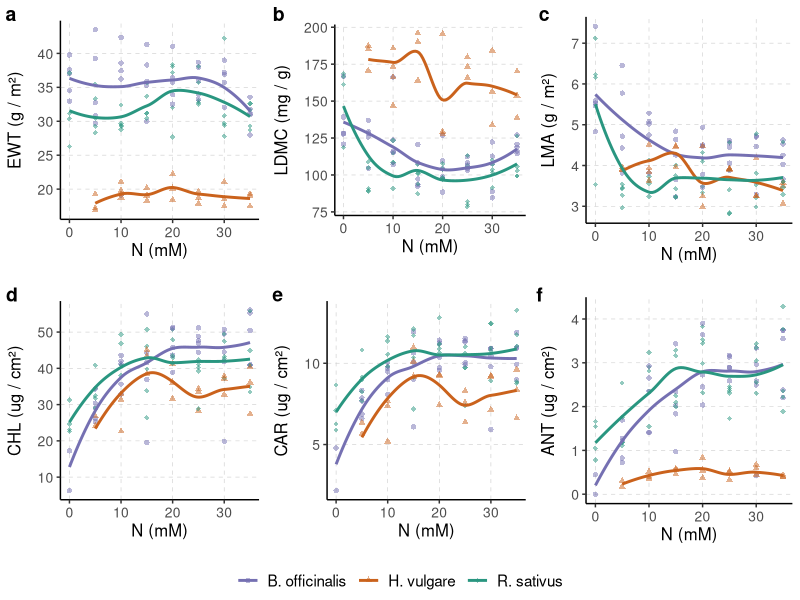

Recreate this plot in R.
##' Create small multiples of different structural
##' and biochemical traits responding to nitrogen.
##' 
##' @author: Nathan D. Malamud
##' @date: 2021-11-11

library(tidyverse)
library(ggplot2)
library(ggpubr)

# Load data for traits
# REMINDER: Set Working Directory -> Source File Location
data <- read_csv("./data/traits.csv")

# Define colors for each species
josef_colors <- c("R. sativus" = "#299680", "B. officinalis" = "#7570b2", "H. vulgare" = "#ca621c")

# Define the custom theme with a fixed aspect ratio
custom_theme <- theme_classic() +  # Start with a minimal theme
  theme(
    text = element_text(family = "sans", size = 12),  # Set font family and size
    axis.title.x = element_text(size = 12),  # Customize x-axis title
    axis.title.y = element_text(size = 12, margin = margin(r = 10)),  # Add margin to y-axis title
    axis.text = element_text(size = 10),  # Customize axis text
    legend.text = element_text(size = 11),  # Customize legend text
    panel.grid.major = element_line(color = "grey80", linetype = "dashed", linewidth=0.2),  # Customize major grid lines
    panel.grid.minor = element_blank(),  # Remove minor grid lines
    panel.background = element_rect(fill = "white", color = NA),  # Set panel background
    plot.title = element_text(hjust = 0.5, size = 16, face = "bold"),  # Center and style the plot title
    aspect.ratio = 1  # Fix the aspect ratio (1:1)
  )

# Loop through each variable and create plots
# Define variables of interest
variables_of_interest <- c("EWT", "LDMC", "LMA", "CHL", "CAR", "ANT")

# Define y-axis labels with units
label_units <- c(
  EWT = "EWT (g / m²)",
  LDMC = "LDMC (mg / g)",
  LMA = "LMA (g / m²)",
  CHL = "CHL (ug / cm²)",
  CAR = "CAR (ug / cm²)",
  ANT = "ANT (ug / cm²)"
)

# Initialize an empty list to store plots
plot_list <- list()

# Loop through each variable and create plots
for (variable in variables_of_interest) {
  # Filter data for the current variable
  data_filtered <- data %>%
    select(barcodeID, species, treatment_mmol, !!sym(variable)) %>%
    rename(value = !!sym(variable))
  
  # Create the plot with points and LOESS curves
  plot <- ggplot(data_filtered, aes(x = treatment_mmol, y = value, color = species, shape = species)) +
    geom_point(alpha = 0.5) +
    geom_smooth(method = "loess", se = FALSE, linetype = "solid") +  # LOESS curve in black
    scale_color_manual(values = josef_colors, name=NULL) +
    scale_shape_manual(values = c(16, 17, 18), name=NULL) +  # Set shapes for species
    labs(x = "N (mM)", y = label_units[[variable]]) +
    custom_theme
  
  # Add the plot to the list
  plot_list[[variable]] <- plot
}

# Arrange the plots using ggarrange and assign to combined_plot
combined_plot <- ggarrange(
  plotlist = plot_list,
  nrow = 2, ncol=3,
  labels = c("a", "b", "c", "d", "e", "f"),  # Add labels to each plot
  common.legend = TRUE,
  legend = "bottom"
)

# Display the combined plot
print(combined_plot)
